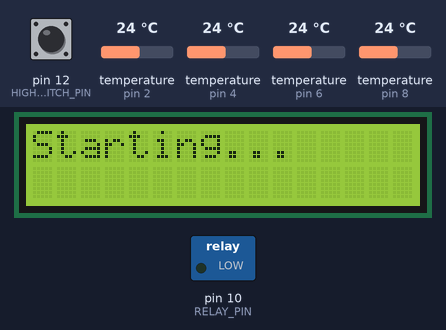
This sketch was run on a simulated Arduino Uno, built with avr-gcc and run on an emulated ATmega328P. Parts: 16×2 character LCD, switched loads named in the sketch (green lamp = pin HIGH). The inputs (shaded band) are chosen by the test bench; at power-on: temperature (sensors on pin 2, pin 4, pin 6, pin 8) 24 °C, pin 12 (HIGH_SWITCH_PIN) HIGH. What the sketch prints to the serial monitor is not drawn.

Above: at 0.1 s.
1.5 s: temperature (sensor on pin 2) set to 3.8 °C
At 8.7 s:
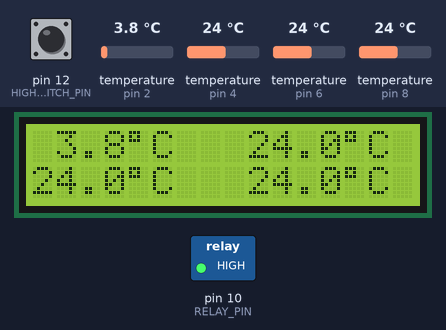
13.5 s: temperature (sensor on pin 2) set to 3.1 °C
At 21.3 s:
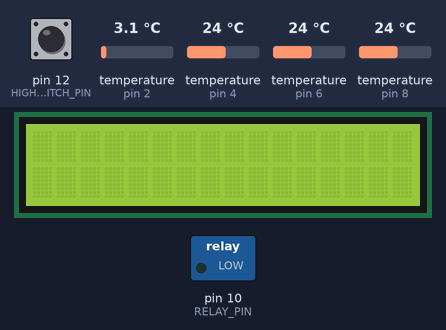
25.0 s: temperature (sensor on pin 4) set to 12 °C
At 29.5 s:
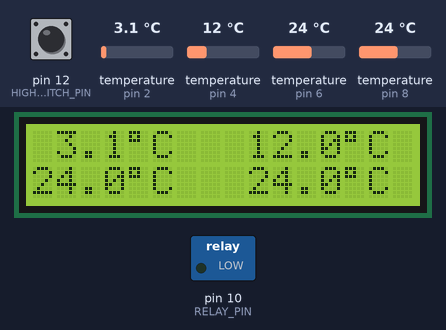
32.1 s: temperature (sensor on pin 6) set to 12 °C
At 34.4 s:
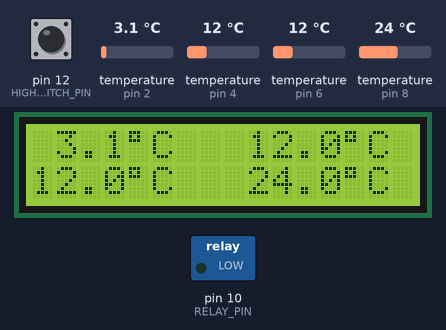
37.2 s: temperature (sensor on pin 8) set to 12 °C
At 39.3 s:
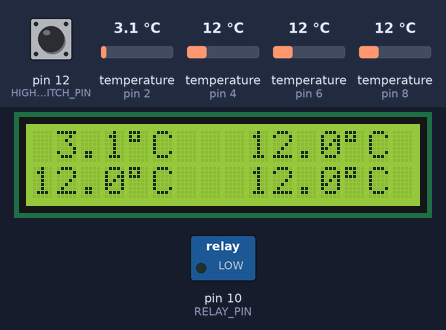
42.2 s: temperature (sensor on pin 4) set to 19 °C
At 44.2 s:
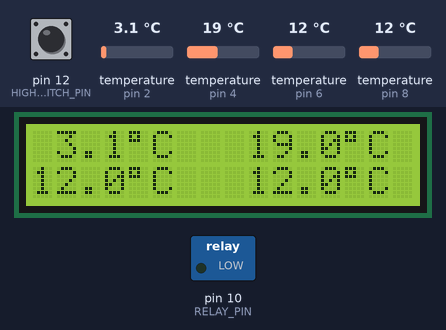
Timing chart, 0 to 45.7 s (numbered marks = the images above; inputs shaded):
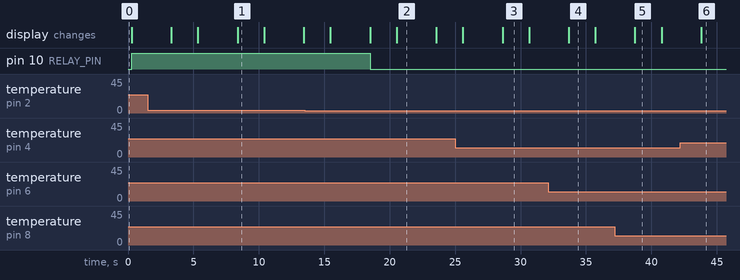

The sketch:

ArduinoPotatisThermometer.ino
```cpp
#include <Wire.h>
#include <LiquidCrystal_I2C.h>
#include <DS18B20.h>

float warningtemphigh = 12;
float warningtemplow = 3.5;
bool dbg = true;

// Switch pins
// const int LOW_SWITCH_PIN  = 13;
const int HIGH_SWITCH_PIN = 12;
bool checkHigh, checkLow;

//LCD Pin1 VSS GND
//LCD Pin2 VDD +5V
//LCD Pin3 VDA A4
//LCD Pin4 VCK A5
LiquidCrystal_I2C lcd(0x27, 16, 2);

// Thermometers on pins 2–5
DS18B20 ds2(2);
DS18B20 ds4(4);
DS18B20 ds6(6);
DS18B20 ds8(8);

const int RELAY_PIN = 10; // Pin connected to relay IN

float temp2 = 0, temp4 = 0, temp6 = 0, temp8 = 0;
char buf[6];
bool turnOff;

void setup()
{
  if (dbg)
  {
    Serial.begin(9600);
  }
  lcd.begin(16, 2);
  lcd.backlight();
  lcd.print("Starting...");
  delay(200);
  lcd.clear();

  pinMode(RELAY_PIN, OUTPUT);
  digitalWrite(RELAY_PIN, HIGH); // Start with relay on

  // Switches use internal pull-ups
  // pinMode(LOW_SWITCH_PIN, INPUT_PULLUP);
  pinMode(HIGH_SWITCH_PIN, INPUT_PULLUP);
}

void loop()
{
  lcd.clear();

  // Read switch states
  // bool checkLow  = (digitalRead(LOW_SWITCH_PIN)  == LOW); // switch ON = active
  bool checkLow = true;
  bool checkHigh = (digitalRead(HIGH_SWITCH_PIN) == LOW);
  turnOff = false;
  if (dbg) {
    // Serial.print(F("checkLow: "));
    // Serial.print(checkLow);
    Serial.print(F("\ncheckHigh: "));
    Serial.println(checkHigh);
  }

  // Read sensors
  if (ds2.selectNext()) temp2 = ds2.getTempC();
  if (ds4.selectNext()) temp4 = ds4.getTempC();
  if (ds6.selectNext()) temp6 = ds6.getTempC();
  if (ds8.selectNext()) temp8 = ds8.getTempC();

if (dbg) {
  Serial.print(F("Temps: "));
  Serial.print(temp2);
  Serial.print(F("; "));
  Serial.print(temp4);
  Serial.print(F("; "));
  Serial.print(temp6);
  Serial.print(F("; "));
  Serial.println(temp8);
}

  // Display temps with °C
  lcd.setCursor(0, 0);
  dtostrf(temp2, 4, 1, buf);
  lcd.print(buf);
  lcd.print((char)223);
  lcd.print("C");

  lcd.setCursor(9, 0);
  dtostrf(temp4, 4, 1, buf);
  lcd.print(buf);
  lcd.print((char)223);
  lcd.print("C");

  lcd.setCursor(0, 1);
  dtostrf(temp6, 4, 1, buf);
  lcd.print(buf);
  lcd.print((char)223);
  lcd.print("C");

  lcd.setCursor(9, 1);
  dtostrf(temp8, 4, 1, buf);
  lcd.print(buf);
  lcd.print((char)223);
  lcd.print("C");

  // Relay logic

  if (checkLow &&
      (temp2 < warningtemplow || temp4 < warningtemplow || temp6 < warningtemplow || temp8 < warningtemplow))
  {
    turnOff = true;
    if (dbg) Serial.println("Turning Lamp off (LOW temp)");
  }

  if (checkHigh &&
      (temp2 > warningtemphigh || temp4 > warningtemphigh || temp6 > warningtemphigh || temp8 > warningtemphigh))
  {
    turnOff = true;
    if (dbg) Serial.println("Turning Lamp off (HIGH temp)");
  }

  if (turnOff)
  {
    digitalWrite(RELAY_PIN, LOW); // Relay OFF
  }
  else
  {
    digitalWrite(RELAY_PIN, HIGH); // Relay ON
    if (dbg) Serial.println("Turning Lamp on");
  }

  delay(1000);

}
```

Measured:
- the behaviour switches between 3.5 and 3.4 °C on temperature (sensor on pin 2) (found by bisection; images 1 and 2)
- after the input at 1.5 s, the display: first differs from a run without the input after 6.9 s (image 1)
- after the input at 13.5 s, pin 10 (RELAY_PIN): HIGH → LOW after 5.0 s; the display: first differs from a run without the input after 5.0 s (image 2 shows a later state)
- after the input at 25.0 s, the display: first differs from a run without the input after 3.6 s (image 3)
- after the input at 32.1 s, the display: changes after 1.6 s (image 4)
- after the input at 37.2 s, the display: changes after 1.5 s (image 5)
- after the input at 42.2 s, the display: changes after 1.6 s (image 6)
